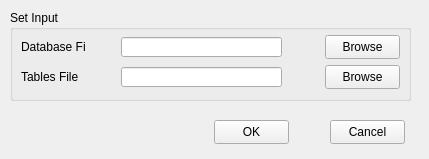
<?xml version="1.0" encoding="UTF-8"?>
<ui version="4.0">
 <class>Sys_Database_File_Dia</class>
 <widget class="QWidget" name="Sys_Database_File_Dia">
  <property name="geometry">
   <rect>
    <x>0</x>
    <y>0</y>
    <width>429</width>
    <height>159</height>
   </rect>
  </property>
  <property name="windowTitle">
   <string>Set Input Files</string>
  </property>
  <property name="windowIcon">
   <iconset resource="resources/system_sys_resource.qrc">
    <normaloff>:/prom_icon</normaloff>:/prom_icon</iconset>
  </property>
  <widget class="QGroupBox" name="InputGroupBox">
   <property name="geometry">
    <rect>
     <x>10</x>
     <y>10</y>
     <width>401</width>
     <height>91</height>
    </rect>
   </property>
   <property name="title">
    <string>Set Input</string>
   </property>
   <widget class="QLabel" name="DbFileLabel">
    <property name="geometry">
     <rect>
      <x>11</x>
      <y>25</y>
      <width>65</width>
      <height>24</height>
     </rect>
    </property>
    <property name="text">
     <string>Database File</string>
    </property>
   </widget>
   <widget class="QLineEdit" name="editDbFile">
    <property name="geometry">
     <rect>
      <x>111</x>
      <y>27</y>
      <width>161</width>
      <height>20</height>
     </rect>
    </property>
   </widget>
   <widget class="QPushButton" name="browseDbFileButton">
    <property name="geometry">
     <rect>
      <x>315</x>
      <y>25</y>
      <width>75</width>
      <height>24</height>
     </rect>
    </property>
    <property name="text">
     <string>Browse</string>
    </property>
   </widget>
   <widget class="QLabel" name="TableFileLabel">
    <property name="geometry">
     <rect>
      <x>11</x>
      <y>55</y>
      <width>65</width>
      <height>24</height>
     </rect>
    </property>
    <property name="text">
     <string>Tables File</string>
    </property>
   </widget>
   <widget class="QLineEdit" name="editTableFile">
    <property name="geometry">
     <rect>
      <x>111</x>
      <y>57</y>
      <width>161</width>
      <height>20</height>
     </rect>
    </property>
   </widget>
   <widget class="QPushButton" name="browseTableFileButton">
    <property name="geometry">
     <rect>
      <x>315</x>
      <y>55</y>
      <width>75</width>
      <height>24</height>
     </rect>
    </property>
    <property name="text">
     <string>Browse</string>
    </property>
   </widget>
  </widget>
  <widget class="QPushButton" name="okButton">
   <property name="geometry">
    <rect>
     <x>214</x>
     <y>120</y>
     <width>75</width>
     <height>24</height>
    </rect>
   </property>
   <property name="text">
    <string>OK</string>
   </property>
  </widget>
  <widget class="QPushButton" name="cancelButton">
   <property name="geometry">
    <rect>
     <x>330</x>
     <y>120</y>
     <width>75</width>
     <height>24</height>
    </rect>
   </property>
   <property name="text">
    <string>Cancel</string>
   </property>
  </widget>
 </widget>
 <resources>
  <include location="resources/system_sys_resource.qrc"/>
 </resources>
 <connections/>
</ui>
